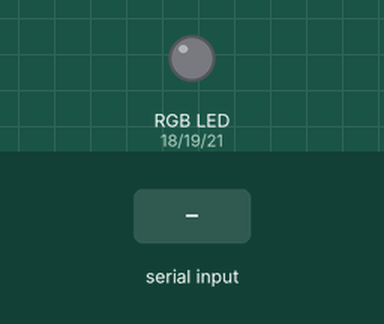
Simulated run of this sketch. Board: ESP32. Shown: an RGB LED mixed from three pins (HIGH = lit). The test bench sets the inputs (shaded band). Nothing arrives over Bluetooth unless stated; what the sketch prints to the serial monitor is not drawn.

Above: at 1.2 s.
1.3 s: "a" received over the second serial link
At 1.56 s:
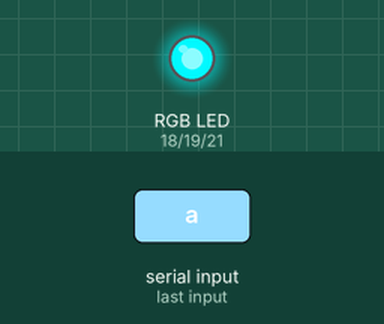
At 2.76 s:
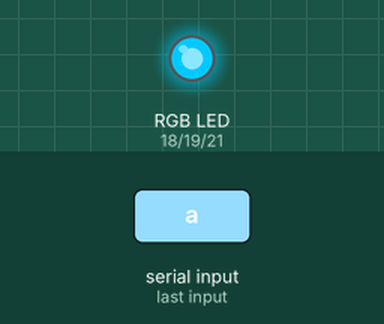
Timing chart, 0 to 22.7 s (numbered marks = the images above; inputs shaded):
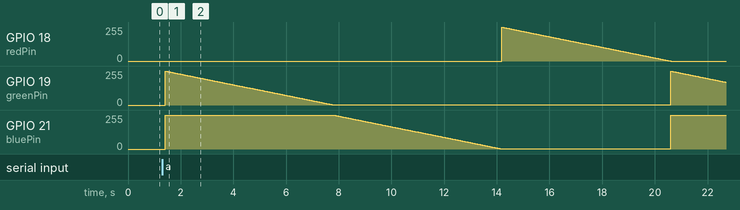

The sketch:

ESP32_Code.ino
```cpp
#include "BluetoothSerial.h"

#if !defined(CONFIG_BT_ENABLED) || !defined(CONFIG_BLUEDROID_ENABLED)
#error Bluetooth is not enabled! Please run `make menuconfig` to and enable it
#endif

const int redPin =18;
const int  greenPin =19;
const int  bluePin =21;
bool rainbow = false;

BluetoothSerial SerialBT;

void setup() {
  //Initializing three separate PWM channels
  ledcSetup(0, 1000, 8); //Red Channel
  ledcSetup(1, 1000, 8); //Green Channel
  ledcSetup(2, 1000, 8); //Blue Channel

  //Attaching Pins to Respective Channels
  ledcAttachPin(redPin, 0);
  ledcAttachPin(greenPin, 1);
  ledcAttachPin(bluePin, 2);

  //Begin Bluetooth
  Serial.begin(115200);
  SerialBT.begin("ESP32LED_TILES"); //Bluetooth device name
  Serial.println("Bluetooth connection available");
  //Allows the ESP32 to read color inputs faster
  SerialBT.setTimeout(100);
}
void loop() {
  //Send commands back to the computer
  if (Serial.available()) {
    SerialBT.write(Serial.read());
  }
  //Read color values from the computer
  if (SerialBT.available()) {
    //Serial.write(SerialBT.read());
    String ts=SerialBT.readString();
    rainbow = false;
    if(ts.substring(0,1)=="a")
    {
      rainbow = true;

    }
    else
    {
      rainbow = false;
    int red = (ts.substring(0,3)).toInt();
    int green =(ts.substring(3,6)).toInt();
    int blue =(ts.substring(6)).toInt();
    setColor(red,green,blue);
    Serial.println(red);
    Serial.println(green);
    Serial.println(blue);
    }
  }
  if(rainbow)
  {
    rainbowFunction();
  }
  delay(25);
}

//Rainbow Function
void rainbowFunction(){
    setColor(255, 0, 0);
    int red = 255;
    int green =0;
    int blue =0;
    //Turn on green
  for(int x=0; x<255; x++)
    {
      green =x;
      setColor(red,green,blue);
      delay(10);
    }
     //Turn off red
  for(int x=255; x<=0; x--)
    {
      red=x;
      setColor(red,green,blue);
      delay(10);
    }
    //turn on blue
   for(int x=0; x<255; x++)
    {
      blue=x;
      setColor(red,green,blue);
      delay(10);
    }
    //turn off green
   for(int x=255; x<=0; x--)
    {
      green=x;
      setColor(red,green,blue);
      delay(10);
    }
    //turn on red
    for(int x=0; x<255; x++)
    {
      red=x;
      setColor(red,green,blue);
      delay(10);
    }
    //turn off blue
    for(int x=255; x<=0; x--)
    {
      blue=x;
      setColor(red,green,blue);
      delay(10);
    }

  }

//Set Color Function for Common Anode RGB leds
void setColor(int red, int green, int blue)
{
 ledcWrite(0, 255-red);
 ledcWrite(1, 255-green);
 ledcWrite(2, 255-blue);
 delay(15);
}
```

Measured:
- after the input at 1.3 s, GPIO 19 (greenPin), GPIO 21 (bluePin): ramps from 255/255 to 1/255 and jumps back, once every 19.2 s
